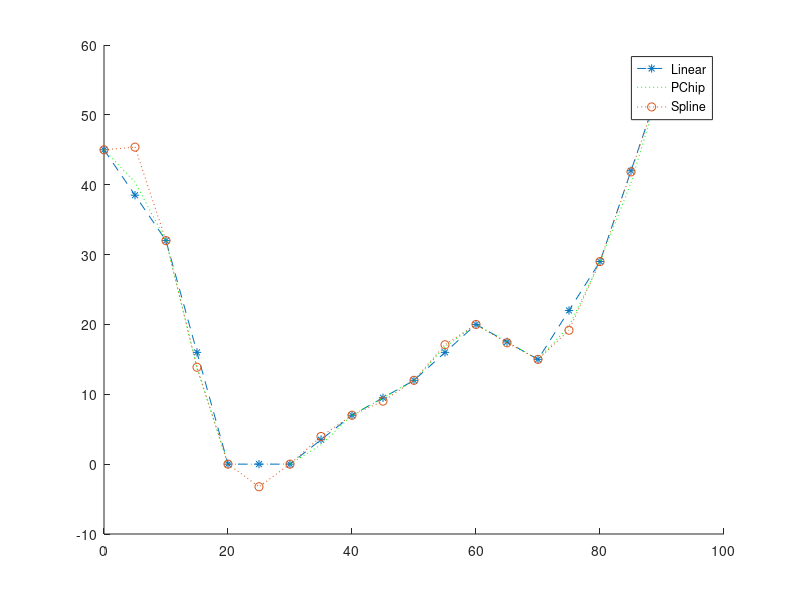

Write the MATLAB code that produced this figure.
x=0:10:90;
y=[45 32 0 0 7 12 20 15 29 55];
time=0:5:90;

yq_linear =interp1(x,y,time,'linear');
yq_pchip= interp1(x,y,time,'pchip');
yq_spline= interp1(x,y,time,'spline');
hold on
plot(time,yq_linear,'--*');
plot(time,yq_pchip,':g');
plot(time,yq_spline,':o');
legend('Linear','PChip','Spline');
hold off